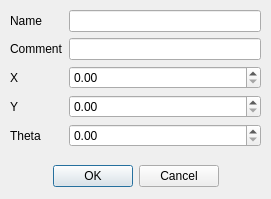
<?xml version="1.0" encoding="UTF-8"?>
<ui version="4.0">
 <class>Dialog</class>
 <widget class="QDialog" name="Dialog">
  <property name="geometry">
   <rect>
    <x>0</x>
    <y>0</y>
    <width>271</width>
    <height>199</height>
   </rect>
  </property>
  <property name="windowTitle">
   <string>Dialog</string>
  </property>
  <widget class="QDialogButtonBox" name="buttonBox">
   <property name="geometry">
    <rect>
     <x>10</x>
     <y>160</y>
     <width>251</width>
     <height>32</height>
    </rect>
   </property>
   <property name="orientation">
    <enum>Qt::Horizontal</enum>
   </property>
   <property name="standardButtons">
    <set>QDialogButtonBox::Cancel|QDialogButtonBox::Ok</set>
   </property>
   <property name="centerButtons">
    <bool>true</bool>
   </property>
  </widget>
  <widget class="QWidget" name="gridLayoutWidget">
   <property name="geometry">
    <rect>
     <x>10</x>
     <y>10</y>
     <width>251</width>
     <height>141</height>
    </rect>
   </property>
   <layout class="QGridLayout" name="gridLayout">
    <item row="1" column="1">
     <widget class="QLineEdit" name="lineEdit_comment"/>
    </item>
    <item row="0" column="1">
     <widget class="QLineEdit" name="lineEdit_name"/>
    </item>
    <item row="3" column="0">
     <widget class="QLabel" name="label_7">
      <property name="text">
       <string>Y</string>
      </property>
     </widget>
    </item>
    <item row="2" column="0">
     <widget class="QLabel" name="label_6">
      <property name="text">
       <string>X</string>
      </property>
     </widget>
    </item>
    <item row="1" column="0">
     <widget class="QLabel" name="label_5">
      <property name="text">
       <string>Comment</string>
      </property>
     </widget>
    </item>
    <item row="0" column="0">
     <widget class="QLabel" name="label_4">
      <property name="text">
       <string>Name</string>
      </property>
     </widget>
    </item>
    <item row="4" column="0">
     <widget class="QLabel" name="label_8">
      <property name="text">
       <string>Theta</string>
      </property>
     </widget>
    </item>
    <item row="2" column="1">
     <widget class="QDoubleSpinBox" name="doubleSpinBox_x"/>
    </item>
    <item row="3" column="1">
     <widget class="QDoubleSpinBox" name="doubleSpinBox_y"/>
    </item>
    <item row="4" column="1">
     <widget class="QDoubleSpinBox" name="doubleSpinBox_theta"/>
    </item>
   </layout>
  </widget>
 </widget>
 <resources/>
 <connections>
  <connection>
   <sender>buttonBox</sender>
   <signal>accepted()</signal>
   <receiver>Dialog</receiver>
   <slot>accept()</slot>
   <hints>
    <hint type="sourcelabel">
     <x>248</x>
     <y>254</y>
    </hint>
    <hint type="destinationlabel">
     <x>157</x>
     <y>274</y>
    </hint>
   </hints>
  </connection>
  <connection>
   <sender>buttonBox</sender>
   <signal>rejected()</signal>
   <receiver>Dialog</receiver>
   <slot>reject()</slot>
   <hints>
    <hint type="sourcelabel">
     <x>316</x>
     <y>260</y>
    </hint>
    <hint type="destinationlabel">
     <x>286</x>
     <y>274</y>
    </hint>
   </hints>
  </connection>
 </connections>
</ui>
